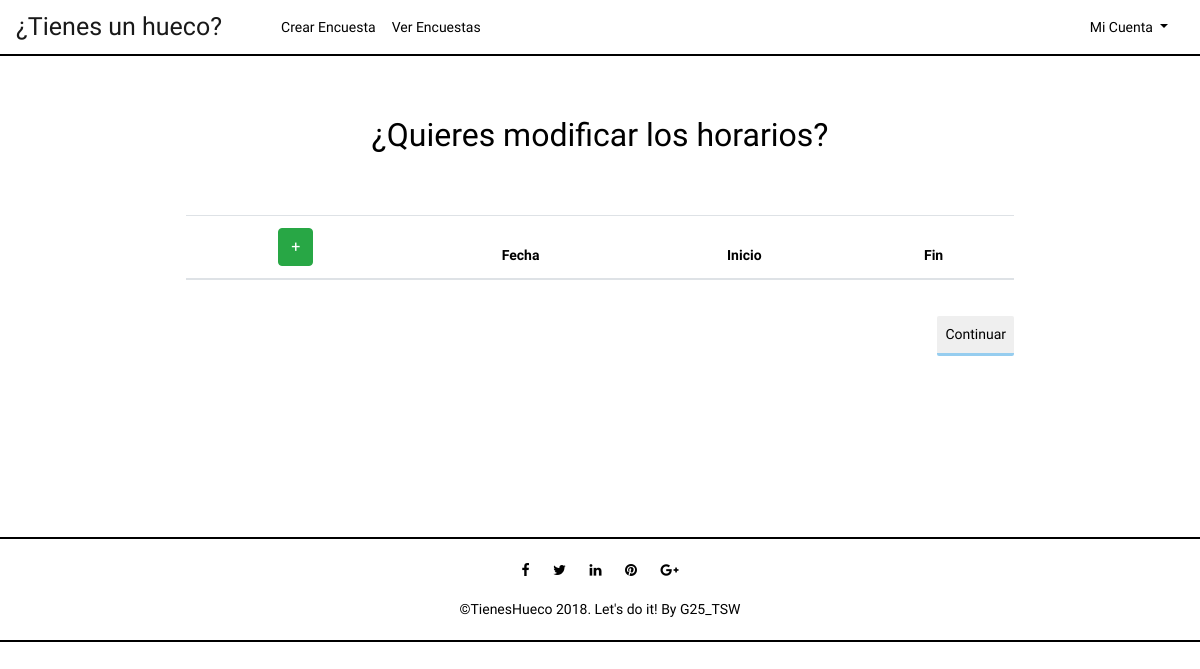
The app's page /index.php?controller=gaps&action=edit&poll=b7a34489ac1bbb0bfad1a1a46c01ad0f (signed in), older data.
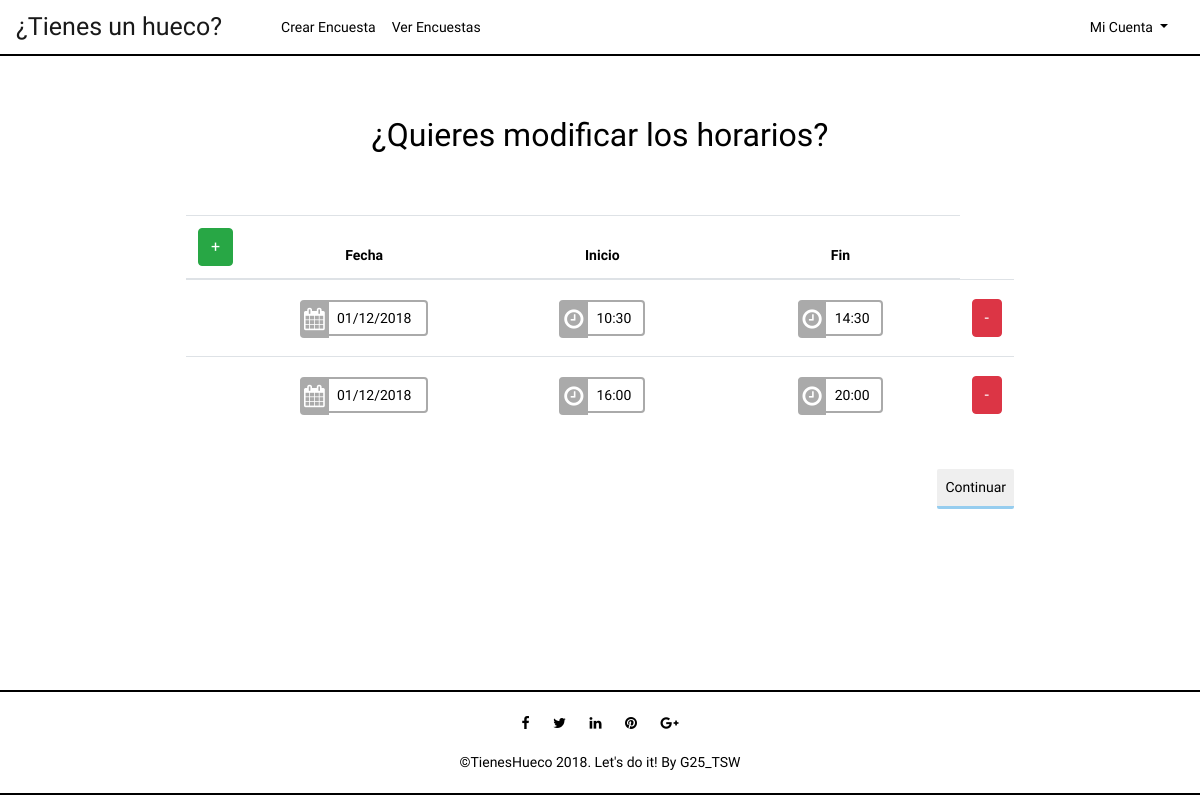
The same page, newer data.
### tables this page shows
CREATE TABLE IF NOT EXISTS GAP(
  id int AUTO_INCREMENT NOT NULL,
  date date NOT NULL,
  timeStart time NOT NULL,
  timeEnd time NOT NULL,
  poll_id int(225) NOT NULL,
  PRIMARY KEY(id),
  FOREIGN KEY (poll_id) REFERENCES POLL (id) ON UPDATE CASCADE ON DELETE CASCADE

);

### core/ViewManager.php (called while the page is built, shortened)
<?php
class ViewManager {
	private $variables = array();
	public function setVariable($varname, $value, $flash=false) {
		$this->variables[$varname] = $value;
	}
	public function getVariable($varname, $default=NULL) {
		if (!isset($this->variables[$varname])) {
			return $default;
		}
		return $this->variables[$varname];
	}
	public function render($controller, $viewname) {
		include(__DIR__."/../view/$controller/$viewname.php");
	}
	private static $viewmanager_singleton = NULL;
	public static function getInstance() {
		if (self::$viewmanager_singleton == null) {
			self::$viewmanager_singleton = new ViewManager();
		}
		return self::$viewmanager_singleton;
	}
}

### controller/GapsController.php (called while the page is built, shortened)
<?php
require_once(__DIR__."/../model/Gap.php");
require_once(__DIR__."/../model/GapMapper.php");
require_once(__DIR__."/../model/PollMapper.php");
require_once(__DIR__."/../core/ViewManager.php");
class GapsController extends BaseController {
	private $gapMapper;
	public function __construct() {
		$this->pollMapper = new PollMapper();
		$this->gapMapper = new GapMapper();
	}
	public function edit() {
			$pollLink = $_GET['poll'];
			$poll = $this->pollMapper->findPollByLink($pollLink);
			$gaps = $this->gapMapper->findGapsByIdPoll($poll->getId());
			$this->view->setVariable("poll", $poll);
			$this->view->setVariable("gaps", $gaps);
			$this->view->render("gaps", "edit");
	}
}

### index.php (called while the page is built, shortened)
<?php
function run() {
	try {
		$controller = loadController($_GET["controller"]);
		$actionName = $_GET["action"];
		$controller->$actionName();
	} catch(Exception $ex) {
		die("An exception occured!!!!!".$ex->getMessage());
	}
}
function loadController($controllerName) {
	return new $controllerClassName();
}
run();
?>

### model/Poll.php (called while the page is built, shortened)
<?php
class Poll {
	private $link;
	public function __construct($id=NULL, $title=NULL, $ubication=NULL, User $author=NULL, $link=NULL) {
		$this->link = $link;
	}
	public function getLink() {
		return $this->link;
	}
}

### model/PollMapper.php (called while the page is built, shortened)
<?php
require_once(__DIR__."/../core/PDOConnection.php");
require_once(__DIR__."/../model/Poll.php");
require_once(__DIR__."/../model/Gap.php");
class PollMapper {
	private $db;
	public function __construct() {
		$this->db = PDOConnection::getInstance();
	}
	public function findPollByLink($pollLink){
		$stmt = $this->db->query("SELECT DISTINCT * FROM poll WHERE link = '$pollLink'");
		$poll = $stmt->fetch(PDO::FETCH_ASSOC);
		if($poll != null) {
			return new Poll(
			$poll["id"],
			$poll["title"],
			$poll["ubication"],
			new User($poll["author"]),
			$poll["link"]
		);
		} else {
			return NULL;
		}
	}
	 }

### core/PDOConnection.php (called while the page is built)
<?php
class PDOConnection {
	private static $dbhost = "127.0.0.1";
	private static $dbname = "tsw";
	private static $dbuser = "root";
	private static $dbpass = "";
	private static $db_singleton = null;
	public static function getInstance() {
		if (self::$db_singleton == null) {
			self::$db_singleton = new PDO(
			"mysql:host=".self::$dbhost.";dbname=".self::$dbname.";charset=utf8",
			self::$dbuser,
			self::$dbpass,
			array(
				PDO::ATTR_EMULATE_PREPARES => false,
				PDO::ATTR_ERRMODE => PDO::ERRMODE_EXCEPTION
			)
		);
	}
	return self::$db_singleton;
}
}
?>

### core/I18n.php (called while the page is built, shortened)
<?php
class I18n {
	private $messages;
	public function setLanguage($language) {
		$this->messages = $i18n_messages;
	}
	public function i18n($key) {
		if (isset($this->messages[$key])){
			return $this->messages[$key];
		}else{
			return $key;
		}
	}
	private static $i18n_singleton = null;
	public static function getInstance() {
		if (self::$i18n_singleton == NULL) {
			self::$i18n_singleton = new I18n();
		}
		return self::$i18n_singleton;
	}
}
function i18n($key) {
	return I18n::getInstance()->i18n($key);
}

### model/Gap.php (called while the page is built, shortened)
<?php
class Gap {
	private $id;
	private $date;
	private $timeStart;
	private $timeEnd;
	public function __construct($id=NULL, $date=NULL, $timeStart=NULL, $timeEnd=NULL, $poll_id=NULL) {
		$this->id = $id;
		$this->date = $date;
		$this->timeStart = $timeStart;
		$this->timeEnd = $timeEnd;
	}
	public function getId() {
		return $this->id;
	}
	public function getDate() {
		return $this->date;
	}
	public function getTimeStart() {
		return $this->timeStart;
	}
	public function getTimeEnd() {
		return $this->timeEnd;
	}
}

### model/GapMapper.php (called while the page is built, shortened)
<?php
require_once(__DIR__."/../core/PDOConnection.php");
require_once(__DIR__."/../model/Gap.php");
class GapMapper {
	private $db;
	public function __construct() {
		$this->db = PDOConnection::getInstance();
	}
	public function findGapsByIdPoll($pollid){
		$stmt = $this->db->query("SELECT DISTINCT * FROM gap WHERE gap.poll_id = '$pollid' ORDER BY date");
		$gaps_db = $stmt->fetchAll(PDO::FETCH_ASSOC);
		$gaps = array();
		foreach ($gaps_db as $gap) {
			array_push($gaps, new Gap($gap["id"], $gap["date"],  $gap["timeStart"], $gap["timeEnd"], $gap["poll_id"]));
		}
		return $gaps;
	}
}

### view/gaps/edit.php (the view, shortened to what the changed rows need)
<?php
require_once(__DIR__."/../../core/ViewManager.php");
$view = ViewManager::getInstance();
$gaps = $view->getVariable("gaps");
$poll = $view->getVariable("poll");
?>
<link rel="stylesheet" href="https://cdnjs.cloudflare.com/ajax/libs/bootstrap-material-design/0.5.10/css/ripples.min.css"/>
<link rel="stylesheet" href="./styles/bootstrap-material-datetimepicker.css" />
<div class="container">
    <div class="row center-row">
        <div class="col-lg-12 center-block">
            <div class="col-lg-12 center-block2">
                <form method="POST" action='index.php?controller=gaps&action=edit&poll=<?=$poll->getLink()?>'>
                    <table id="dataTable" class="table text-center">
                        <thead>
                            <tr>
                                <th scope="col"><button type="button" class="btn btn-success" id="botonAñadir" value="+"  onclick="addRow('dataTable');">+</button></th>
                                <th scope="col"> <?= i18n("Date")?></th>
                                <th scope="col"><?= i18n("Start")?></th>
                                <th scope="col"><?= i18n("End")?></th>
                            </tr>
                        </thead>
                        <tbody>
                            <?php foreach($gaps as $gap): ?>
                                <tr>
                                    <td></td>
                                    <td>
                                        <div id="inputDate">
                                            <div class="inputWithIconLogin inputIconBg">
                                                <input type="text" id="date-es<?=$gap->getId()?>" class ="date" value="<?php echo date('d/m/Y', strtotime($gap->getDate()))?>"  required>
                                                <i class="fa fa-calendar fa-lg fa-fw" aria-hidden="true"></i>
                                            </div>
                                        </div>
                                    </td>
                                    <td>
                                        <div id="inputTime">
                                            <div class="inputWithIconLogin inputIconBg">
                                                <input type="text" id="timeStart<?=$gap->getId()?>" class="timeStart"  value="<?php echo substr($gap->getTimeStart(), 0, 5);?>" required>
                                                <i class="fa fa-clock-o fa-lg fa-fw" aria-hidden="true"></i>
                                            </div>
                                        </div>
                                    </td>
                                    <td>
                                        <div id="inputTime">
                                            <div class="inputWithIconLogin inputIconBg">
                                                 <input type="text" id="timeEnd<?=$gap->getId()?>" class="timeEnd" value="<?php echo substr($gap->getTimeEnd(), 0, 5);?>" required>
                                                 <i class="fa fa-clock-o fa-lg fa-fw" aria-hidden="true"></i>
                                            </div>
                                        </div>
                                    </td>
                                    <td>
                                        <button type="button" class="btn btn-danger" value="-" onclick="deleteRow(this)">-</button>
                                    </td>
                                </tr>
                            <?php endforeach; ?>
                        </tbody>
                    </table>
                </form>
            </div>
        </div>
    </div>
</div>

Row changes from the older to the newer data that the page shows:
added gap: date "01/12/2018", timeStart "10:30", timeEnd "14:30"
added gap: date "01/12/2018", timeStart "16:00", timeEnd "20:00"
